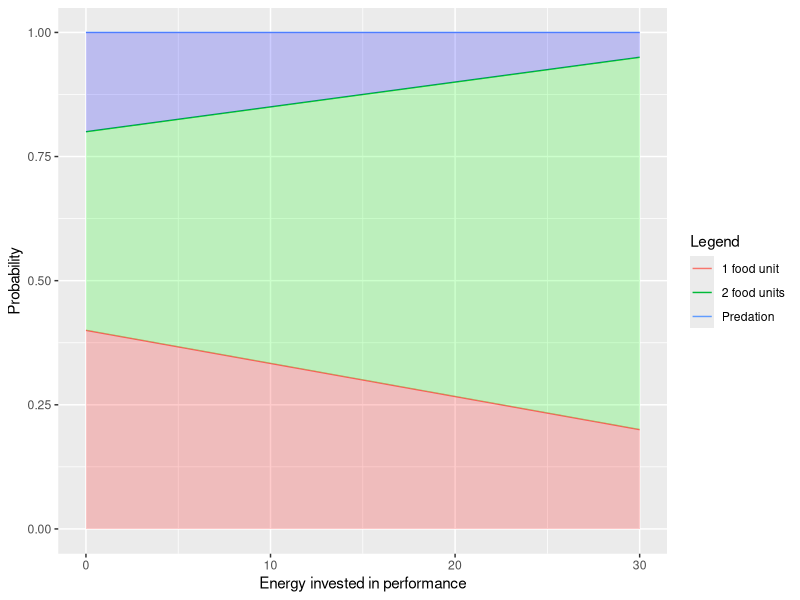
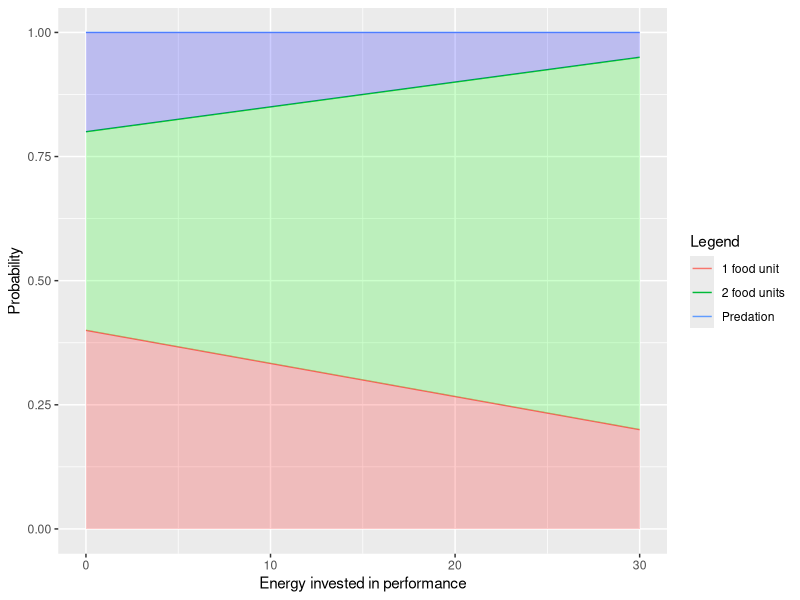
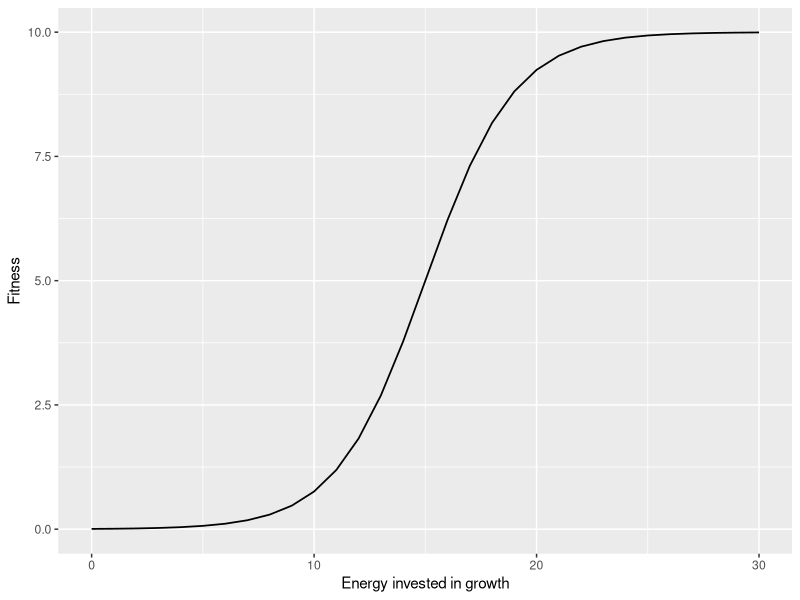

Write R code to recreate these figures, in order.
# SDO MODEL

#----------------Initial parameters-------------------

growth <- 0 # Initial growth value

performance <- 0 # Initial performance value

energy_reserve <- 0 # Where food units go before being invested

metabolic_rate <- 1 
# Amount of food units that every time step is used on self-maintenance

prob_1_unit <- seq(from = 0.4, to = 0.2, length.out = 31) 
# Probability of finding 1 unit of food

prob_2_unit <-seq(from = 0.4, to = 0.75, length.out = 31)
# Probability of finding 2 unit of food

prob_predation <- seq(from = 0.2, to = 0.05, length.out = 31)
# Probability of being predated

energy_growth <- seq(from = 0, to = 30, length.out = 31)

energy_performance <- seq(from = 0, to = 30, length.out = 31)

matrix_food_predation <- cbind(energy_performance , prob_1_unit , prob_2_unit , prob_predation)
# Matrix with the probabilities of each event for every performance value

matrix_food_predation_sum <- cbind(energy_performance , prob_1_unit , prob_2_unit + prob_1_unit, prob_predation + prob_2_unit + prob_1_unit)
# Matrix with the probabilities of each event for every performance value, packed

matrix_food_predation_df <- as.data.frame(matrix_food_predation)
# Data frame of the probabilities

matrix_food_predation_sum_df <- as.data.frame(matrix_food_predation_sum)
names(matrix_food_predation_sum_df)[3] <- "prob_2_unit"
names(matrix_food_predation_sum_df)[4] <- "prob_predation"
# Data frame of the stacked probabilities

sigmoid = function(energy_growth) {
  10 / (1 + exp(0.5*(-energy_growth+15)))
}

fitness_values <- cbind(energy_growth, sigmoid(energy_growth))
fitness_values_df <- as.data.frame(fitness_values)
names(fitness_values_df)[2] <- "Fitness"
# Sigmoid function + Data frame with all its values



#------------------Graphs------------------------

library(ggplot2)
library(dplyr)
library(viridis) # I can't make it colorblind-friendly, but I would like to


# Probability graph

Probability_plot <- ggplot(data = matrix_food_predation_df, aes(x = energy_performance, group = 1)) +
  geom_line(aes(y = prob_1_unit, color = "1 food unit")) +
  geom_line(aes(y = prob_2_unit + prob_1_unit , color = "2 food units")) +
  geom_line(aes(y = prob_predation + prob_2_unit + prob_1_unit, color="Predation")) +
  xlab('Energy invested in performance') +
  ylab('Probability') +
  scale_colour_discrete("Legend") +
  geom_ribbon(aes(ymax = 1, ymin = prob_2_unit + prob_1_unit), fill = "blue", alpha = 0.2) +
  geom_ribbon(aes(ymax = prob_2_unit + prob_1_unit, ymin = prob_1_unit), fill = "green", alpha = 0.2) +
  geom_ribbon(aes(ymax = prob_1_unit, ymin = 0), fill="red", alpha = 0.2)

Probability_plot # Without stacked matrix

Probability_plot_2 <- ggplot(data = matrix_food_predation_sum_df, aes(x = energy_performance, group = 1)) +
  geom_line(aes(y = prob_1_unit, color = "1 food unit")) +
  geom_line(aes(y = prob_2_unit, color = "2 food units")) +
  geom_line(aes(y = prob_predation, color="Predation")) +
  xlab('Energy invested in performance') +
  ylab('Probability') +
  scale_colour_discrete("Legend") +
  geom_ribbon(aes(ymax = 1, ymin = prob_2_unit), fill = "blue", alpha = 0.2) +
  geom_ribbon(aes(ymax = prob_2_unit, ymin = prob_1_unit), fill = "green", alpha = 0.2) +
  geom_ribbon(aes(ymax = prob_1_unit, ymin = 0), fill="red", alpha = 0.2)

Probability_plot_2 # With stacked matrix


# Fitness graph

Fitness_plot <- ggplot(data = fitness_values_df, aes(x = energy_growth)) +
  geom_line(aes(energy_growth, Fitness), data = fitness_values_df, size = 0.6) +
  xlab("Energy invested in growth") + ylab("Fitness")

Fitness_plot



#-----------------Loop---------------------

x <- 1

Random_1 <- function(x){
  runif(x)
}
# Function that generates a random number from 0 to 1 every time it is called

Random_num <- Random_1(x)
# We fix a random number, on which the if loop is going to work

Random_num
# Fixed random number

if(Random_num < prob_1_unit[1]) {
  energy_reserve <- energy_reserve + 1 - metabolic_rate
  "I've found 1 piece of food!"
  } else if(Random_num > prob_1_unit[1] & Random_num <= (prob_1_unit[1] + prob_2_unit[1])) {
  energy_reserve <- energy_reserve + 2 - metabolic_rate
  "I've found 2 pieces of food!! WOW!"
  } else {
  energy_reserve <- 0
  "I'm dead :("
  }
# 3 possible outputs. At the moment we are only working with 0 energy invested on performance. 


time <- 0
while (time <= 10){
  Random_num <- Random_1(x)
  # We fix a random number, on which the if loop is going to work
  
  Random_num
  # Fixed random number
  
  if(Random_num < prob_1_unit[1]) {
    energy_reserve <- energy_reserve + 1 - metabolic_rate
    print("I've found 1 piece of food!")
  } else if(Random_num > prob_1_unit[1] & Random_num <= (prob_1_unit[1] + prob_2_unit[1])) {
    energy_reserve <- energy_reserve + 2 - metabolic_rate
    print("I've found 2 pieces of food!! WOW!")
  } else {
    energy_reserve <- 0
    print("I'm dead :(")
  }
  time <- time + 1
}

# While loop for the previous if sequence. Now we should try to 
# change the performance state at each time_step



time <- 0
while (time <= 10){
  Random_num <- Random_1(x)
  # We fix a random number, on which the if loop is going to work
  
  Random_num
  # Fixed random number
  
  if(Random_num < prob_1_unit[energy_reserve + 1]) {
    energy_reserve <- energy_reserve + 1 - metabolic_rate
    print("I've found 1 piece of food!")
  } else if(Random_num > prob_1_unit[energy_reserve + 1] & Random_num <= (prob_1_unit[energy_reserve + 1] + prob_2_unit[energy_reserve + 1])) {
    energy_reserve <- energy_reserve + 2 - metabolic_rate
    print("I've found 2 pieces of food!! WOW!")
  } else {
    energy_reserve <- 0
    print("I'm dead :(")
  }
  
  time <- time + 1
}

# The same as before, but changing the state at every time step


time <- 0
while (time < 20){
  Random_num <- Random_1(x)
  # We fix a random number, on which the if loop is going to work
  
  Random_num
  # Fixed random number
  
  if(Random_num < prob_1_unit[energy_reserve + 1]) {
    energy_reserve <- energy_reserve + 1 - metabolic_rate
    print("I've found 1 piece of food!")
  } else if(Random_num > prob_1_unit[energy_reserve + 1] & Random_num <= (prob_1_unit[energy_reserve + 1] + prob_2_unit[energy_reserve + 1])) {
    energy_reserve <- energy_reserve + 2 - metabolic_rate
    print("I've found 2 pieces of food!! WOW!")
  } else {
    energy_reserve <- 0
    print("I'm dead :(")
    break
  }
  
  time <- time + 1
}

# The same, but exiting the loop when the tadpole dies
# There is too much mortality :S


